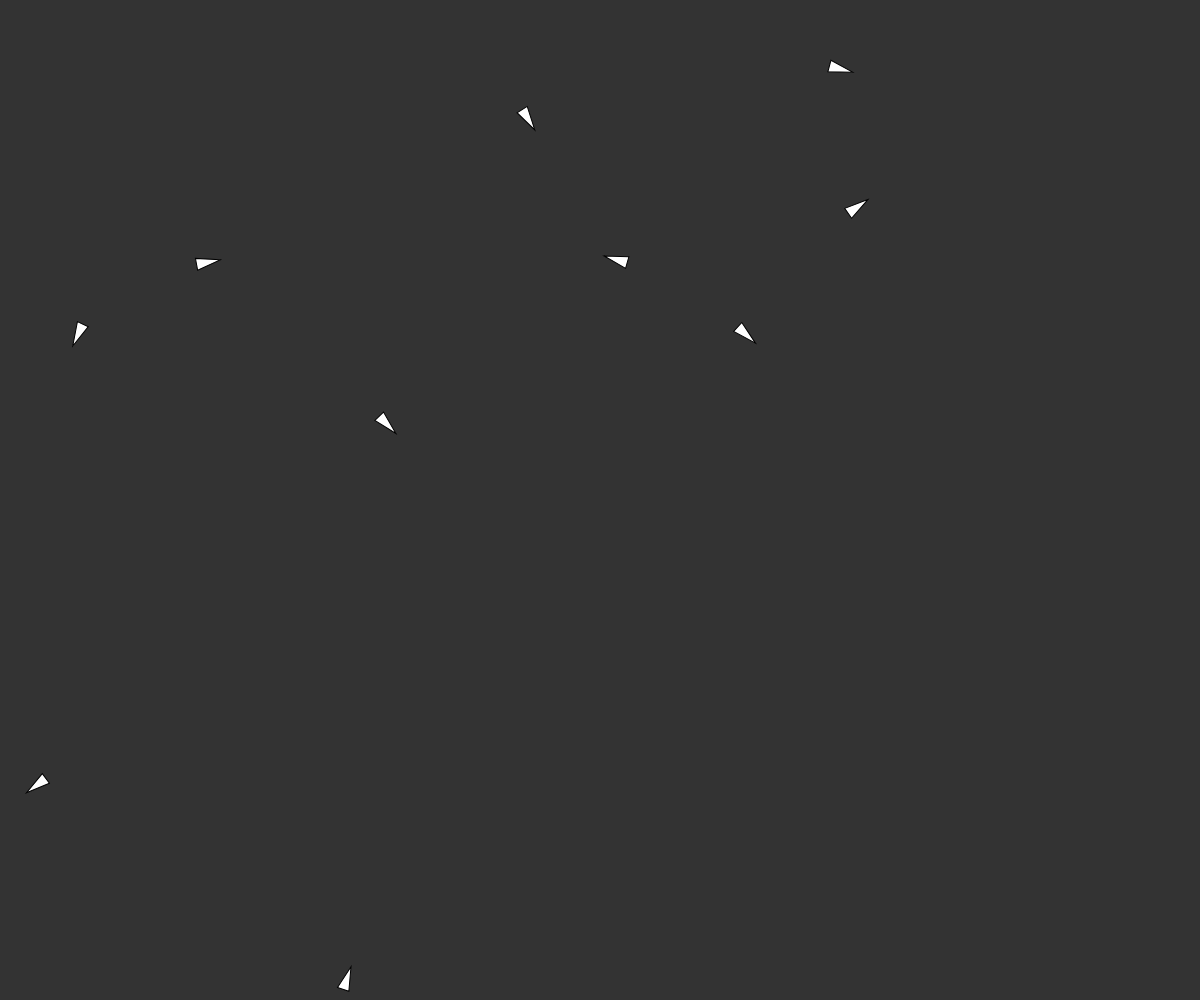
Frame 1 (no input)
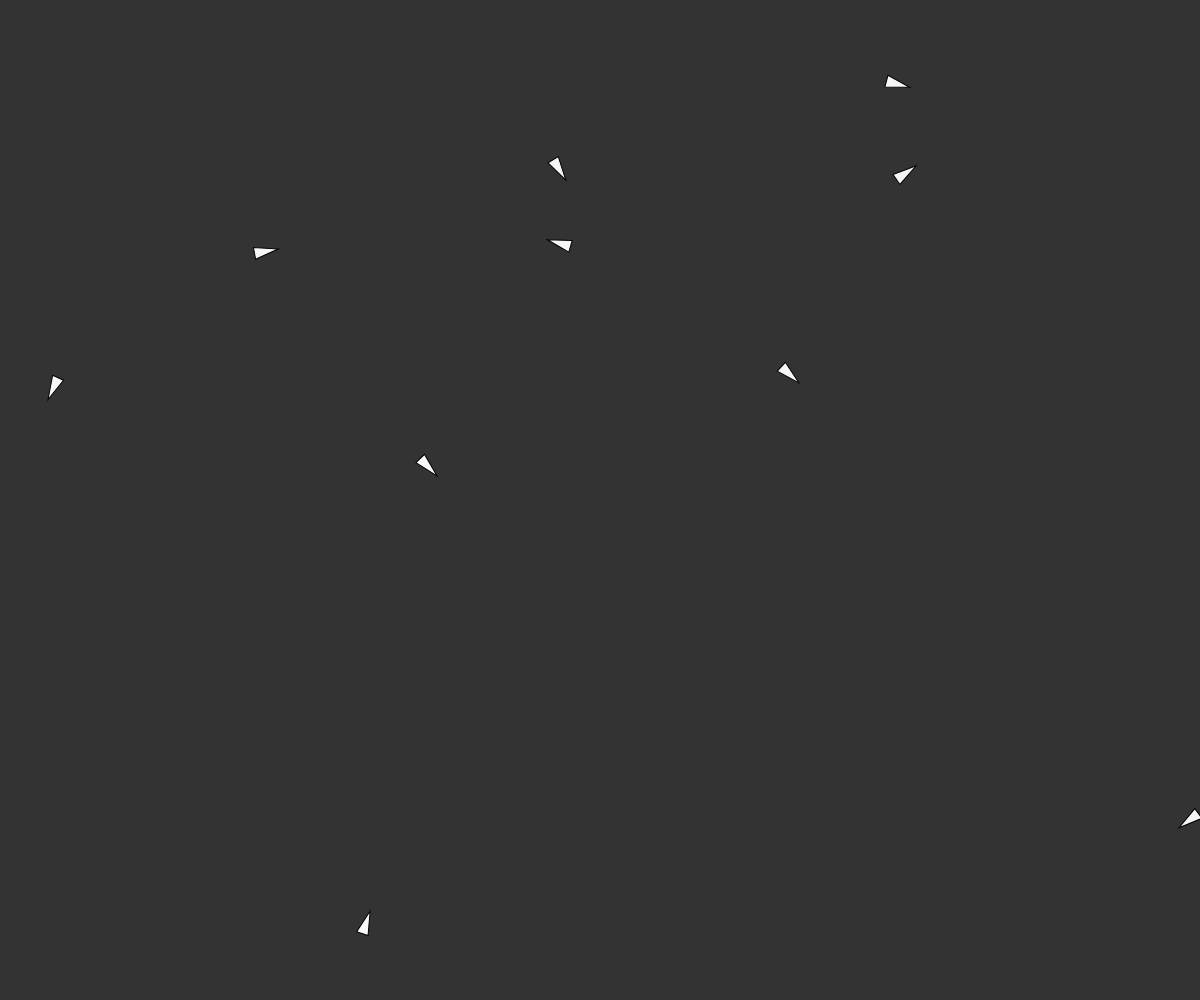
Frame 60 (no input)
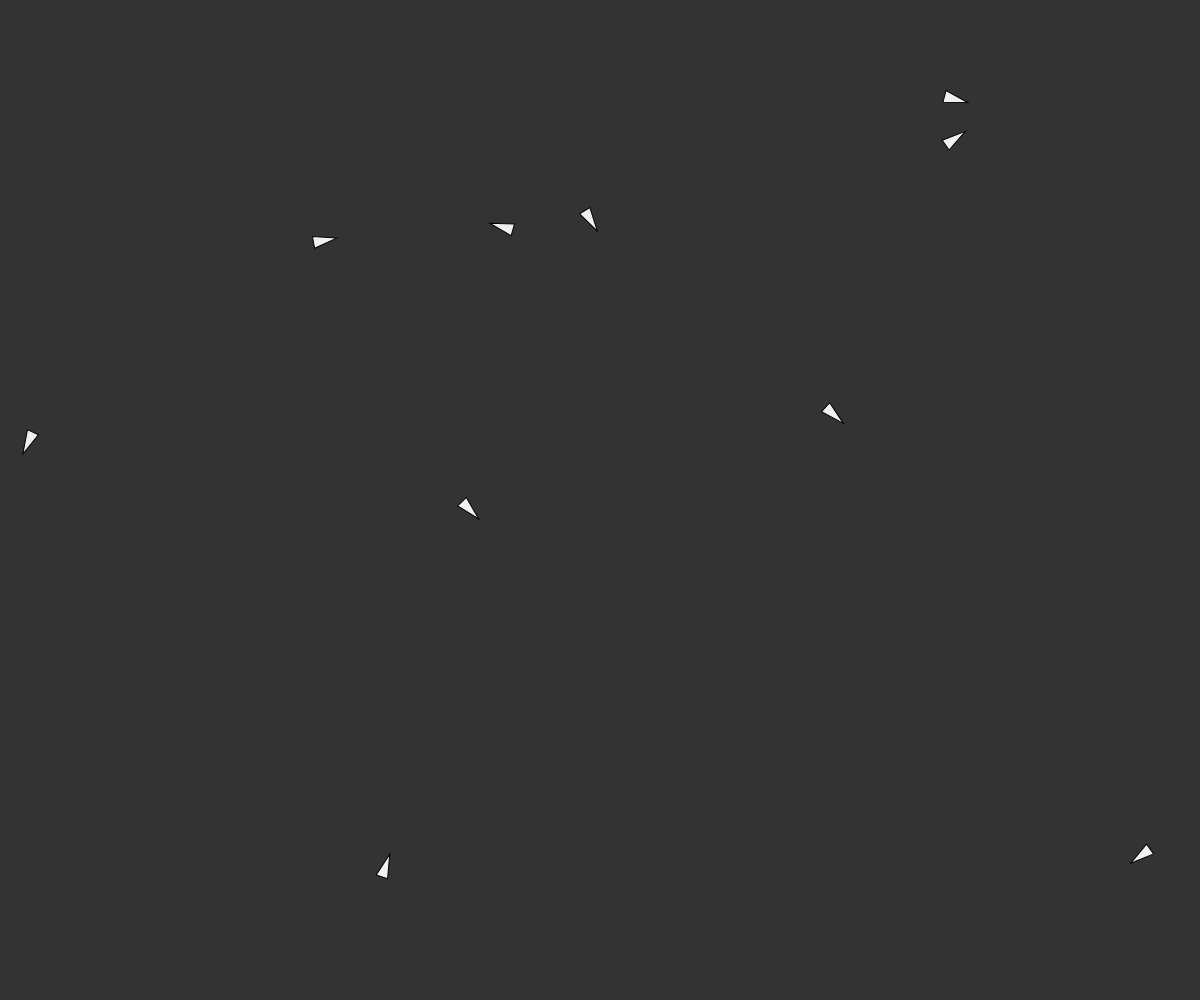
Frame 120 (the mouse pressed at the canvas centre since frame 60)

The p5.js sketch that drew these frames (run headless with seeded random() and noise() and a simulated clock; from frame 60 on, the mouse is pressed at the canvas centre):

// p5.js sketch
// ── sketch.js
const size = 10;
const NUM_FOOD = 100;

let innov;
let specieses = [];
let food = [];
let selected = null;

function setup() {
  createCanvas(windowWidth, windowHeight);
  innov = new InnovationGenerator();
  for (let i = 0; i < size; i++) {
    specieses.push(new Aeneite());
    do {} while (specieses[i].brain.mutate(innov) == 0);
    // do {} while (specieses[i].brain.mutate(innov) == 0);
  }
}

function draw() {
  background(51);
  for (let i = specieses.length - 1; i >= 0; i--) {
    let a = specieses[i];

    a.think();
    a.update();
    a.edges();
    a.show(a === selected);

    if (a.dead()) {
      specieses.splice(i, 1);
    }
  }
}

function mousePressed() {
  for (let a of specieses) {
    if (dist(a.pos.x, a.pos.y, mouseX, mouseY) < a.r) {
      selected = a;
      break;
    }
  }
}

function mouseReleased() {
  if (selected !== null) {
    console.log(selected.brain);
    selected = null;
  }
}

// function keyPressed() {
//   switch (key) {
//     case 'N':
//     case 'n':
//       do {} while (g.addNode(i) == 0);
//       logGenome();
//       break;
//     case 'C':
//     case 'c':
//       do {} while (g.addConnection(i) == 0);
//       logGenome();
//       break;
//     default:
//       console.log('CONTROLS: Type "N" to create a new Node, or "C" to create a new Connection');
//   }
// }
//
// function logGenome(g) {
//   console.log(g);
//   console.log(`GEN: ${gen++}`);
// }

// ── aeneite.js
class Aeneite {
  constructor() {
    this.pos = createVector(random(width), random(height));
    this.vel = p5.Vector.random2D();
    this.acc = createVector();
    this.maxForce = 1;
    this.maxSpeed = 4;
    this.angle = 0;

    this.r = 6;

    this.perception = 100;

    this.brain = new Genome(3, 2);

    this.health = 1;
  }

  applyForce(force) {
    this.acc.add(force);
  }

  edges() {
    if (this.pos.x > width) {
      this.pos.x = 0;
    } else if (this.pos.x < 0) {
      this.pos.x = width;
    }

    if (this.pos.y > height) {
      this.pos.y = 0;
    } else if (this.pos.y < 0) {
      this.pos.y = height;
    }
  }

  think() {
    const inputs = [
      this.pos.x / width,
      this.pos.y / height,
      this.angle / TAU,
    ];
    let thoughts = this.brain.feedforward(inputs);

    let a = max(thoughts);

    let index = -1;

    for (var i = 0; i < thoughts.length; i++) {
      if (a == thoughts[i]) {
        index = i;
        break;
      }
    }

    switch (index) {
      case 0:
        this.angle = this.vel.heading();
        let dir = p5.Vector.fromAngle(this.angle).mult(a * 5);
        this.applyForce(dir);
        break;
      case 1:
        this.vel.rotate(a * 5);
        break;
      default:
        console.log("YOU ARE STUPID");
    }
  }

  update() {
    this.pos.add(this.vel);
    this.vel.add(this.acc);

    this.vel.limit(this.maxSpeed);

    this.acc.mult(0);
  }

  show(highlighted) {
    this.health -= 0.0005;
    fill(lerpColor(color(0), color(255), this.health));

    push();
    translate(this.pos.x, this.pos.y);
    rotate(this.angle + HALF_PI);

    beginShape();
    vertex(0, -this.r * 2);
    vertex(-this.r, this.r * 2);
    vertex(this.r, this.r * 2);
    endShape(CLOSE);

    pop();
  }

  dead() {
    return this.health < 0;
  }
}

// ── connection.js
class Connection {
  constructor(a, b, weight, expressed, innovation, outNode) {
    this.a = a;
    this.b = b;
    this.outNode = outNode;
    this.weight = weight;
    this.expressed = expressed;
    this.innovation = innovation;
  }

  enable() {
    this.expressed = true;
  }

  disable() {
    this.expressed = false;
  }

  feedforward(val) {
    this.outNode.addInput(val * this.weight);
  }

  copy() {
    return new Connection(this.a, this.b, this.weight, this.expressed, this.innovation);
  }
}

// ── genome.js
class Genome {
  constructor(numI, numO) {
    this.numI = numI + 1;
    this.numO = numO;
    this.nodes = [];
    this.connections = [];

    for (let i = 0; i < this.numI; i++) {
      this.nodes.push(new Node(Node.types.Input , this.nodes.length));
    }
    for (let i = 0; i < this.numO; i++) {
      this.nodes.push(new Node(Node.types.Output, this.nodes.length));
    }
  }

  mutate(i) {
    const chance = random(1);
    if (chance < 0.5) {
      return this.addConnection(i);
    } else if (chance < 0.35) {
      return this.adjustWeight();
    } else if (this.connections.length > 0) {
      return this.addNode(i);
    }
    return 0;
  }

  connect() {
    for (const n of this.nodes) {
      n.outputConnections = [];
      n.inputs = [];
    }

    for (const c of this.connections) {
      this.nodes[c.a].outputConnections.push(c);
    }
  }

  feedforward(inputs) {
    this.connect();
    this.nodes.sort((a, b) => {
      if (a.type == Node.types.Hidden && b.type == Node.types.Output)
        return -1;
      if (b.type == Node.types.Hidden && a.type == Node.types.Output)
        return 1;
      if (b.id < a.id)
        return 1;

      return 0;
    });


    const inputWithBias = [1, ...inputs];
    for (let i = 0; i < this.numI; i++) {
      this.nodes[i].setInputs([inputWithBias[i]]);
    }

    for (let i = 0; i < this.nodes.length; i++) {
      this.nodes[i].engage();
    }

    let out = [];

    for (let i = this.nodes.length - this.numO; i < this.nodes.length; i++) {
      out.push(this.nodes[i].sum);
    }

    return [...out];

  }

  // crossover(parent2) {
  //   let child = new Genome();
  //
  //   for (const node of this.nodes) {
  //     child.addGene(node.copy());
  //   }
  //
  //   for (const con of this.connections) {
  //     if (parent2.connections.includes(con)) {
  //
  //     }
  //   }
  // }

  addGene(gene) {
    if (gene instanceof Connection) {
      this.connections.push(gene);
      return;
    } else if (gene instanceof Node) {
      this.nodes.splice(gene.id, 0, gene);
    }
  }

  adjustWeight() {
    for (let c of this.connections) {
      if (random(1) < 0.9) {
        c.weight += random(-0.05, 0.05);
      } else {
        c.weight = random(-1, 1);
      }
    }
  }

  addConnection(innovation) {
    const a = random(this.nodes);
    const b = random(this.nodes);

    if (a === b) {
      // console.warn('Add Connection Mutation: A is equal to B');
      return 0;
    }
    if ((a.type == b.type) && (a.type == Node.types.Input || a.type == Node.types.Output)) {
      // console.warn('Add Connection Mutation: A is in the same layer as B');
      return 0;
    }

    let reversed = (a.type == Node.types.Hidden && b.type == Node.types.Input ||
                    a.type == Node.types.Output && b.type == Node.types.Input ||
                    a.type == Node.types.Output && b.type == Node.types.Hidden);

    let exists = false;

    for (const con of this.connections) {
      if (con.a == a.id &&
          con.b == b.id) {
        exists = true;
        // console.warn('Add Connection Mutation: The Connection Already Exists');
        return 0;
      } else if (con.a == b.id &&
                 con.b == a.id) {
         exists = true;
         // console.warn('Add Connection Mutation: The Connection Already Exists');
         return 0;
      }
    }
    this.connections.push(new Connection((reversed) ? b.id : a.id, (reversed) ? a.id : b.id, random(-1, 1), true, innovation.next(), (reversed) ? b : a));

    return 1;
  }

  addNode(innovation) {
    const con = random(this.connections);

    if (!con.expressed) {
      // console.warn("Add Node Mutation: The Connection is not Active, failed to make new Node");
      return 0;
    }

    const a = this.nodes[con.a];
    const b = this.nodes[con.b];

    con.disable();

    const newNode = new Node(Node.types.Hidden, this.nodes.length);

    const inToNew  = new Connection(a.id, newNode.id, con.weight, true, innovation.next(), newNode);
    const newToOut = new Connection(newNode.id, b.id, con.weight, true, innovation.next(), b      );

    this.nodes.push(newNode);

    this.connections.push(inToNew );
    this.connections.push(newToOut);

    return 1;
  }

  copy() {
    let clone = new Genome();

    for (let i = 0; i < this.nodes.length; i++){
      clone.nodes[i] = this.nodes[i].copy();
    }

    for (let i = 0; i < this.connections.length; i++){
      clone.connections[i] = this.connections[i].copy();
    }

    return clone();
  }
}

// ── innovation.js
class InnovationGenerator {
  constructor() {
    this.innov = 0;
  }

  next() { return this.innov++; }
}

// ── node.js
class Node {
  constructor(type, id) {
    this.type = type;
    this.id = id;
    this.inputs = [];
    this.outputConnections = [];

    this.activation = Node.activations.Tanh;

    this.sum = 0;
  }

  activate(x) {

    switch (this.activation) {
      case Node.activations.ReLU:
        return max(x, 0);
        break;
      case Node.activations.ReLU6:
        return min(max(x, 0), 1);
        break;
      case Node.activations.LeakyReLU:
        return max(x, 0.1 * x);
        break;
      case Node.activations.Sigmoid:
        return 1 / (1 + exp(-x));
        break;
      case Node.activations.Tanh:
        return Math.tanh(x);
        break;
      case Node.activations.Gaussian:
        const sigma = 0.4;
        const mu = 0;

        return (1 / (sigma * sqrt(TAU))) * exp(pow(-(1 / 2) * ((x - mu) / sigma), 2));
        break;
      default:
        return x;
    }
  }

  addInput(input) {
    this.inputs.push(input);
  }

  setInputs(inputs) {
    this.inputs = [...inputs];
  }

  engage() {
    this.sum = 0;

    for (let i = 0; i < this.inputs.length; i++) {
      this.sum += this.inputs[i];
    }

    this.sum = this.activate(this.sum);

    for (let c of this.outputConnections) {
      c.feedforward(this.sum);
    }
  }

  copy() {
    return new Node(this.type, this.id);
  }
}


Node.types = {
  Input: "I",
  Hidden: "H",
  Output: "O",
};

Node.activations = {
  ReLU: "R",
  ReLU6: "R6",
  LeakyReLU: "LR",
  Sigmoid: "S",
  Tanh: "T",
  Gaussian: "G",
};
